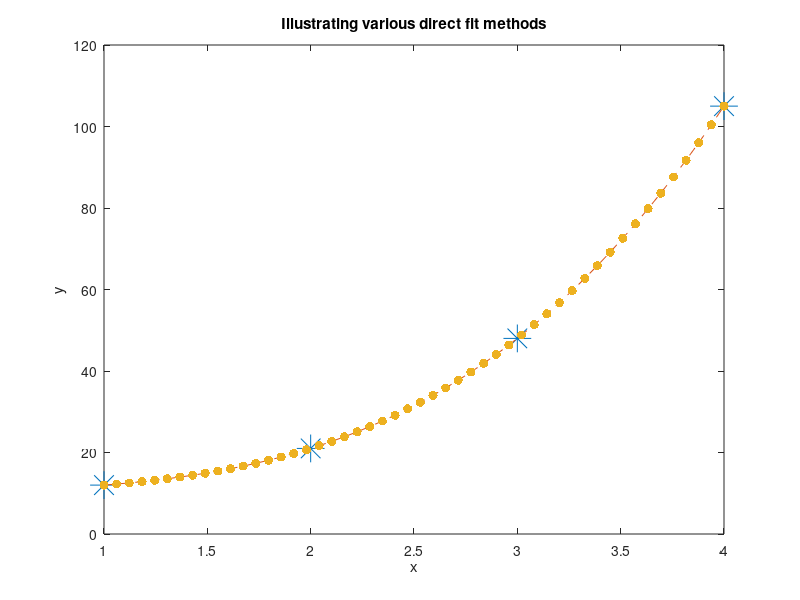

Reproduce this figure in MATLAB. (Note: this script raises an error after producing the figure.)
%% Generate data from known polynomial and direct fit it for coeffs., verify
x=[1,2,3,4]';
y=2.*x.^3-3.*x.^2+4.*x+9;
figure;
plot(x,y,'*','MarkerSize',20);
xlabel('x');
ylabel('y');
title('Illustrating various direct fit methods')


%% Matlab built-in (direct fit using polyfit)
n=3;
coeffs=polyfit(x,y,n);
xlarge=linspace(1,4,50);
ylarge=polyval(coeffs,xlarge);
hold on;
plot(xlarge,ylarge,'--');


%% Another take using Matlab built-in (a direct fit with \)
X=zeros(n+1,n+1);
for icol=n+1:-1:1
    newcol=x(:).^(icol-1);
    X(:,n+2-icol)=newcol;
end %for
coeffs2=X\y;

ylarge2=polyval(coeffs2,xlarge);
plot(xlarge,ylarge2,'.','MarkerSize',20);


%% Can use repo Gauss elimination to solve (direct fit using our codes)
addpath ../linear_algebra/;
[Xmod,ord]=Gauss_elim(X,y);
coeffs3=backsub(Xmod(ord,:));
ylarge3=polyval(coeffs3,xlarge);

plot(xlarge,ylarge3,'x')
legend('data','polyfit','mldivide','elimination');

rmpath ../linear_algebra/; 